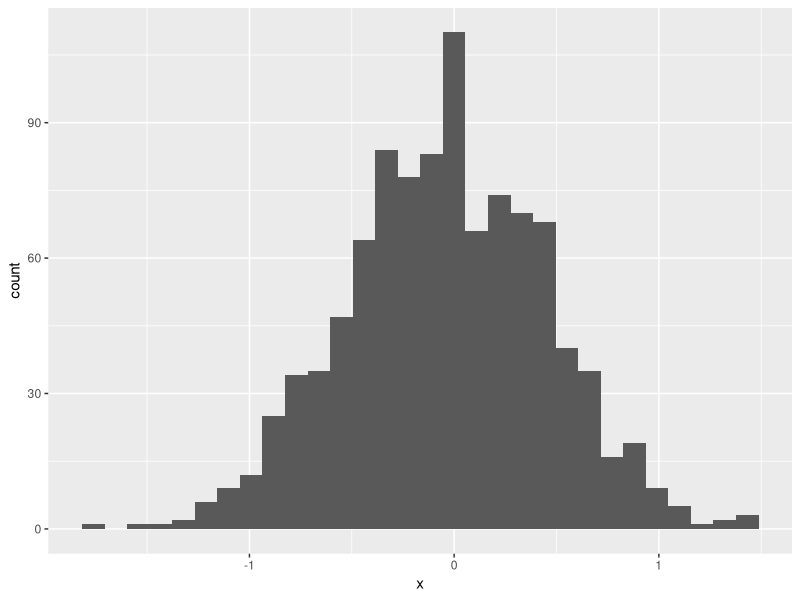

This figure's R source: (Note: this script raises an error after producing the figure.)
##############################
#Oct 2022
#Jerry Chao
#
#my first R script!!
##############################

## this code does variable assignments!

x = 2 + 3
x

y = log(3 + 7.12358) ^ (.456)

y = c(1, 3, 6, 12)

x + y

x = runif(n = 20)
## built in function in R to generate numbers from a normal distribution
## ?runif generate help message in the help window pane

mean(x)
var(x)

## data frames

# install.package("tidyverse")

library(tidyverse)

example_df = tibble(
  vec_numeric = 1:4,
  vec_char = c("My", "name", "is", "Jeff"),
  vec_factor = factor(c("male", "male", "female", "male"))
)

example_df

## make a dataframe; and some plots!!!!!

plot_df = tibble(
  x = rnorm(1000, sd = 0.5),
  y = 1 + 2 * x + rnorm(1000),
)

ggplot(plot_df, aes(x = x)) + geom_histogram()

ggplot(plot_df, aes(x = x, y = y_quad)) + geom_point()

